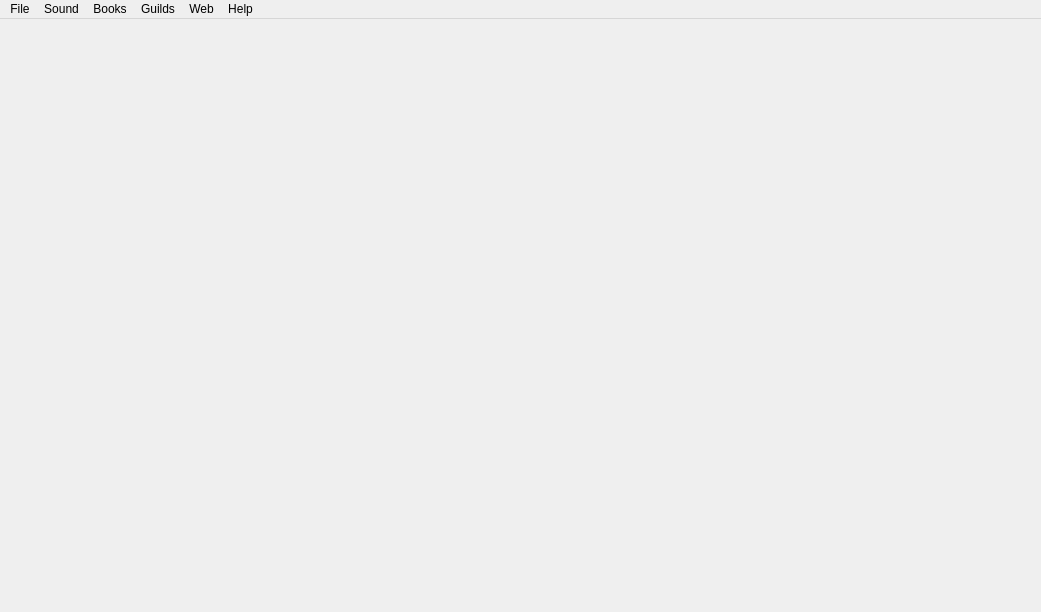
<?xml version="1.0" encoding="UTF-8"?>
<ui version="4.0">
 <class>MainWindow</class>
 <widget class="QMainWindow" name="MainWindow">
  <property name="geometry">
   <rect>
    <x>0</x>
    <y>0</y>
    <width>1041</width>
    <height>612</height>
   </rect>
  </property>
  <property name="sizePolicy">
   <sizepolicy hsizetype="Expanding" vsizetype="Expanding">
    <horstretch>0</horstretch>
    <verstretch>0</verstretch>
   </sizepolicy>
  </property>
  <property name="font">
   <font>
    <family>Arial</family>
   </font>
  </property>
  <property name="windowTitle">
   <string>MainWindow</string>
  </property>
  <property name="autoFillBackground">
   <bool>true</bool>
  </property>
  <property name="animated">
   <bool>true</bool>
  </property>
  <widget class="QWidget" name="centralwidget">
   <property name="sizePolicy">
    <sizepolicy hsizetype="Expanding" vsizetype="Expanding">
     <horstretch>0</horstretch>
     <verstretch>0</verstretch>
    </sizepolicy>
   </property>
   <property name="minimumSize">
    <size>
     <width>1039</width>
     <height>593</height>
    </size>
   </property>
   <property name="maximumSize">
    <size>
     <width>1039</width>
     <height>593</height>
    </size>
   </property>
   <property name="font">
    <font>
     <family>Arial</family>
    </font>
   </property>
   <property name="autoFillBackground">
    <bool>true</bool>
   </property>
  </widget>
  <widget class="QMenuBar" name="menuBar">
   <property name="geometry">
    <rect>
     <x>0</x>
     <y>0</y>
     <width>1041</width>
     <height>19</height>
    </rect>
   </property>
   <property name="palette">
    <palette>
     <active>
      <colorrole role="WindowText">
       <brush brushstyle="SolidPattern">
        <color alpha="255">
         <red>0</red>
         <green>0</green>
         <blue>0</blue>
        </color>
       </brush>
      </colorrole>
      <colorrole role="Button">
       <brush brushstyle="SolidPattern">
        <color alpha="255">
         <red>255</red>
         <green>255</green>
         <blue>255</blue>
        </color>
       </brush>
      </colorrole>
      <colorrole role="Light">
       <brush brushstyle="SolidPattern">
        <color alpha="255">
         <red>0</red>
         <green>0</green>
         <blue>0</blue>
        </color>
       </brush>
      </colorrole>
      <colorrole role="Midlight">
       <brush brushstyle="SolidPattern">
        <color alpha="255">
         <red>0</red>
         <green>0</green>
         <blue>0</blue>
        </color>
       </brush>
      </colorrole>
      <colorrole role="Text">
       <brush brushstyle="SolidPattern">
        <color alpha="255">
         <red>0</red>
         <green>0</green>
         <blue>0</blue>
        </color>
       </brush>
      </colorrole>
      <colorrole role="BrightText">
       <brush brushstyle="SolidPattern">
        <color alpha="255">
         <red>0</red>
         <green>0</green>
         <blue>0</blue>
        </color>
       </brush>
      </colorrole>
      <colorrole role="ButtonText">
       <brush brushstyle="SolidPattern">
        <color alpha="255">
         <red>0</red>
         <green>0</green>
         <blue>0</blue>
        </color>
       </brush>
      </colorrole>
     </active>
     <inactive>
      <colorrole role="WindowText">
       <brush brushstyle="SolidPattern">
        <color alpha="255">
         <red>0</red>
         <green>0</green>
         <blue>0</blue>
        </color>
       </brush>
      </colorrole>
      <colorrole role="Button">
       <brush brushstyle="SolidPattern">
        <color alpha="255">
         <red>255</red>
         <green>255</green>
         <blue>255</blue>
        </color>
       </brush>
      </colorrole>
      <colorrole role="Light">
       <brush brushstyle="SolidPattern">
        <color alpha="255">
         <red>0</red>
         <green>0</green>
         <blue>0</blue>
        </color>
       </brush>
      </colorrole>
      <colorrole role="Midlight">
       <brush brushstyle="SolidPattern">
        <color alpha="255">
         <red>0</red>
         <green>0</green>
         <blue>0</blue>
        </color>
       </brush>
      </colorrole>
      <colorrole role="Text">
       <brush brushstyle="SolidPattern">
        <color alpha="255">
         <red>0</red>
         <green>0</green>
         <blue>0</blue>
        </color>
       </brush>
      </colorrole>
      <colorrole role="BrightText">
       <brush brushstyle="SolidPattern">
        <color alpha="255">
         <red>0</red>
         <green>0</green>
         <blue>0</blue>
        </color>
       </brush>
      </colorrole>
      <colorrole role="ButtonText">
       <brush brushstyle="SolidPattern">
        <color alpha="255">
         <red>0</red>
         <green>0</green>
         <blue>0</blue>
        </color>
       </brush>
      </colorrole>
     </inactive>
     <disabled>
      <colorrole role="Button">
       <brush brushstyle="SolidPattern">
        <color alpha="255">
         <red>255</red>
         <green>255</green>
         <blue>255</blue>
        </color>
       </brush>
      </colorrole>
      <colorrole role="Light">
       <brush brushstyle="SolidPattern">
        <color alpha="255">
         <red>0</red>
         <green>0</green>
         <blue>0</blue>
        </color>
       </brush>
      </colorrole>
      <colorrole role="Midlight">
       <brush brushstyle="SolidPattern">
        <color alpha="255">
         <red>0</red>
         <green>0</green>
         <blue>0</blue>
        </color>
       </brush>
      </colorrole>
      <colorrole role="BrightText">
       <brush brushstyle="SolidPattern">
        <color alpha="255">
         <red>0</red>
         <green>0</green>
         <blue>0</blue>
        </color>
       </brush>
      </colorrole>
     </disabled>
    </palette>
   </property>
   <property name="font">
    <font>
     <family>Arial</family>
    </font>
   </property>
   <property name="autoFillBackground">
    <bool>false</bool>
   </property>
   <widget class="QMenu" name="menuSomething">
    <property name="font">
     <font>
      <family>Arial</family>
      <bold>false</bold>
     </font>
    </property>
    <property name="title">
     <string>File</string>
    </property>
    <addaction name="actionWords"/>
    <addaction name="separator"/>
    <addaction name="actionSend_Skins_When_Asked"/>
    <addaction name="actionAsk_for_new_skins"/>
    <addaction name="actionAvoid_modified_quest_files"/>
    <addaction name="separator"/>
    <addaction name="actionCheck_on_line_for_new_worlds"/>
    <addaction name="separator"/>
    <addaction name="actionExit"/>
   </widget>
   <widget class="QMenu" name="menuSound">
    <property name="font">
     <font>
      <family>Arial</family>
      <bold>false</bold>
     </font>
    </property>
    <property name="title">
     <string>Sound</string>
    </property>
    <addaction name="actionDisable_sound_effects"/>
    <addaction name="actionDisable_Music"/>
    <addaction name="actionDisable_Enviromental_Sounds"/>
    <addaction name="separator"/>
    <addaction name="actionDisable_All_Sounds"/>
    <addaction name="actionVolume_Controls"/>
   </widget>
   <widget class="QMenu" name="menuBooks">
    <property name="font">
     <font>
      <family>Arial</family>
      <bold>false</bold>
     </font>
    </property>
    <property name="title">
     <string>Books</string>
    </property>
    <addaction name="actionQuest_Diary"/>
    <addaction name="actionSoul_Diary"/>
    <addaction name="actionWorld_Diary"/>
    <addaction name="actionBook_of_Missions"/>
    <addaction name="actionBook_of_Battles"/>
    <addaction name="actionBook_of_Demons"/>
    <addaction name="actionBook_of_Gaiea"/>
    <addaction name="actionBook_of_Skins"/>
    <addaction name="actionBook_of_Wisdom"/>
    <addaction name="actionBook_of_Colors"/>
    <addaction name="actionBook_of_Tactics"/>
    <addaction name="separator"/>
    <addaction name="actionBook_of_Options"/>
   </widget>
   <widget class="QMenu" name="menuGuilds">
    <property name="font">
     <font>
      <family>Arial</family>
      <bold>false</bold>
     </font>
    </property>
    <property name="title">
     <string>Guilds</string>
    </property>
    <addaction name="actionVisit_Guild_Hall"/>
    <addaction name="actionCreate_New_Guild"/>
    <addaction name="separator"/>
    <addaction name="actionPick_Guild_Uniform"/>
    <addaction name="separator"/>
    <addaction name="actionGuild_Wars"/>
   </widget>
   <widget class="QMenu" name="menuWeb">
    <property name="font">
     <font>
      <family>Arial</family>
      <bold>false</bold>
     </font>
    </property>
    <property name="title">
     <string>Web</string>
    </property>
    <addaction name="actionWoS_Home_Page"/>
    <addaction name="actionWoS_Ladders"/>
    <addaction name="actionWoS_Forum"/>
    <addaction name="actionNews_and_Bulletins"/>
    <addaction name="actionSynthetic_Reality_com"/>
    <addaction name="separator"/>
    <addaction name="actionShow_WEb_Browser"/>
    <addaction name="actionHide_Web_Browser"/>
    <addaction name="separator"/>
    <addaction name="actionDonate_Money_Buy_Stuff"/>
   </widget>
   <widget class="QMenu" name="menuHelp">
    <property name="font">
     <font>
      <family>Arial</family>
      <bold>false</bold>
     </font>
    </property>
    <property name="title">
     <string>Help</string>
    </property>
    <addaction name="actionHelp_Contents"/>
    <addaction name="actionSearch_for_Help_On"/>
    <addaction name="actionQucikstart_Instructions"/>
    <addaction name="actionWorld_Developer_Help"/>
    <addaction name="separator"/>
    <addaction name="actionHowDoYou_Wizard"/>
    <addaction name="actionLag_O_Meter"/>
    <addaction name="actionFunPak_Log"/>
    <addaction name="separator"/>
    <addaction name="actionTerms_of_Service"/>
    <addaction name="actionEnter_Activation_Code"/>
    <addaction name="actionAbout_Well_of_Souls"/>
   </widget>
   <addaction name="menuSomething"/>
   <addaction name="menuSound"/>
   <addaction name="menuBooks"/>
   <addaction name="menuGuilds"/>
   <addaction name="menuWeb"/>
   <addaction name="menuHelp"/>
  </widget>
  <action name="actionWords">
   <property name="text">
    <string>Leave This World</string>
   </property>
  </action>
  <action name="actionSend_Skins_When_Asked">
   <property name="text">
    <string>Send skins when asked</string>
   </property>
  </action>
  <action name="actionAsk_for_new_skins">
   <property name="text">
    <string>Ask for new skins</string>
   </property>
  </action>
  <action name="actionAvoid_modified_quest_files">
   <property name="text">
    <string>Avoid modified quest files</string>
   </property>
  </action>
  <action name="actionCheck_on_line_for_new_worlds">
   <property name="text">
    <string>Check on-line for new worlds</string>
   </property>
  </action>
  <action name="actionExit">
   <property name="text">
    <string>Exit</string>
   </property>
  </action>
  <action name="actionDisable_sound_effects">
   <property name="text">
    <string>Disable Sound Effects</string>
   </property>
  </action>
  <action name="actionDisable_Music">
   <property name="text">
    <string>Disable Music</string>
   </property>
  </action>
  <action name="actionDisable_Enviromental_Sounds">
   <property name="text">
    <string>Disable Enviromental Sounds</string>
   </property>
  </action>
  <action name="actionDisable_All_Sounds">
   <property name="text">
    <string>Disable All Sounds</string>
   </property>
  </action>
  <action name="actionVolume_Controls">
   <property name="text">
    <string>Volume Controls</string>
   </property>
  </action>
  <action name="actionQuest_Diary">
   <property name="text">
    <string>Quest Diary</string>
   </property>
  </action>
  <action name="actionSoul_Diary">
   <property name="text">
    <string>Soul Diary</string>
   </property>
  </action>
  <action name="actionWorld_Diary">
   <property name="text">
    <string>World Diary</string>
   </property>
  </action>
  <action name="actionBook_of_Missions">
   <property name="text">
    <string>Book of Missions</string>
   </property>
  </action>
  <action name="actionBook_of_Battles">
   <property name="text">
    <string>Book of Battles</string>
   </property>
  </action>
  <action name="actionBook_of_Demons">
   <property name="text">
    <string>Book of Demons</string>
   </property>
  </action>
  <action name="actionBook_of_Gaiea">
   <property name="text">
    <string>Book of Gaiea</string>
   </property>
  </action>
  <action name="actionBook_of_Skins">
   <property name="text">
    <string>Book of Skins</string>
   </property>
  </action>
  <action name="actionBook_of_Wisdom">
   <property name="text">
    <string>Book of Wisdom</string>
   </property>
  </action>
  <action name="actionBook_of_Colors">
   <property name="text">
    <string>Book of Colors</string>
   </property>
  </action>
  <action name="actionBook_of_Tactics">
   <property name="text">
    <string>Book of Tactics</string>
   </property>
  </action>
  <action name="actionBook_of_Options">
   <property name="text">
    <string>Book of Options</string>
   </property>
  </action>
  <action name="actionVisit_Guild_Hall">
   <property name="text">
    <string>Visit Guild Hall</string>
   </property>
  </action>
  <action name="actionCreate_New_Guild">
   <property name="text">
    <string>Create New Guild</string>
   </property>
  </action>
  <action name="actionPick_Guild_Uniform">
   <property name="text">
    <string>Pick Guild Uniform</string>
   </property>
  </action>
  <action name="actionGuild_Wars">
   <property name="text">
    <string>Guild Wars</string>
   </property>
  </action>
  <action name="actionWoS_Home_Page">
   <property name="text">
    <string>WoS Home Page</string>
   </property>
  </action>
  <action name="actionWoS_Ladders">
   <property name="text">
    <string>WoS Ladders</string>
   </property>
  </action>
  <action name="actionWoS_Forum">
   <property name="text">
    <string>WoS Forum</string>
   </property>
  </action>
  <action name="actionNews_and_Bulletins">
   <property name="text">
    <string>News and Bulletins</string>
   </property>
  </action>
  <action name="actionSynthetic_Reality_com">
   <property name="text">
    <string>Synthetic-Reality.com</string>
   </property>
  </action>
  <action name="actionShow_WEb_Browser">
   <property name="text">
    <string>Show Web Browser</string>
   </property>
  </action>
  <action name="actionHide_Web_Browser">
   <property name="text">
    <string>Hide Web Browser</string>
   </property>
  </action>
  <action name="actionDonate_Money_Buy_Stuff">
   <property name="text">
    <string>Donate Money/Buy Stuff...</string>
   </property>
  </action>
  <action name="actionHelp_Contents">
   <property name="text">
    <string>Help Contents</string>
   </property>
  </action>
  <action name="actionSearch_for_Help_On">
   <property name="text">
    <string>Search for Help On...</string>
   </property>
  </action>
  <action name="actionQucikstart_Instructions">
   <property name="text">
    <string>Qucikstart Instructions</string>
   </property>
  </action>
  <action name="actionWorld_Developer_Help">
   <property name="text">
    <string>World Developer Help</string>
   </property>
  </action>
  <action name="actionHowDoYou_Wizard">
   <property name="text">
    <string>HowDoYou Wizard</string>
   </property>
  </action>
  <action name="actionLag_O_Meter">
   <property name="text">
    <string>Lag-O-Meter</string>
   </property>
  </action>
  <action name="actionFunPak_Log">
   <property name="text">
    <string>FunPak Log</string>
   </property>
  </action>
  <action name="actionTerms_of_Service">
   <property name="text">
    <string>Terms of Service</string>
   </property>
  </action>
  <action name="actionEnter_Activation_Code">
   <property name="text">
    <string>Enter Activation Code...</string>
   </property>
  </action>
  <action name="actionAbout_Well_of_Souls">
   <property name="text">
    <string>About Well of Souls...</string>
   </property>
  </action>
 </widget>
 <resources/>
 <connections/>
</ui>
